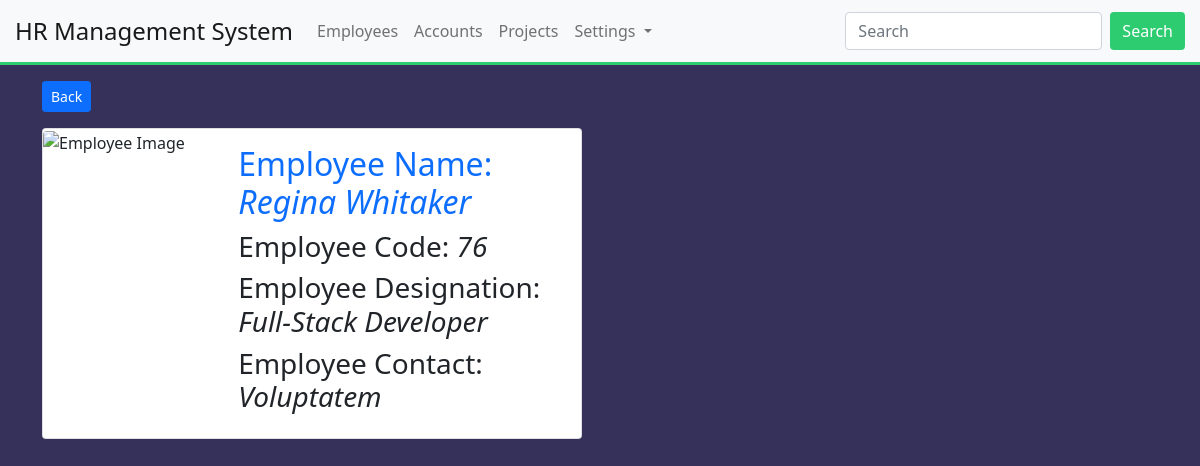
Page /employees/show/76/ (signed in) on the committed database.
### Employees/models.py (models this page shows, shortened)
class EmployeeDetail(models.Model):
    employee_code = models.PositiveIntegerField(primary_key=True, auto_created=True)
    employee_name = models.CharField(max_length=30)
    employee_designation = models.ForeignKey(EmployeeDesignation, on_delete=models.CASCADE)
    employee_contact = models.CharField(max_length=10)
    employee_image = models.FileField(upload_to="images/employeeImage", blank=True, null=True)
    is_active = models.BooleanField(default=True)
    class Meta:
        db_table = "employee_details"
        ordering = ["-employee_name"]

class EmployeeDesignation(models.Model):
    designation_name = models.CharField(max_length=100)
    def __str__(self):
        return self.designation_name
    class Meta:
        db_table = "designation_name"
        ordering = ["-designation_name"]

### Employees/views.py (the view)
# urls.py: path('show/<int:pk>/', views.employee_show, name='employee_show'),
@login_required(login_url='/login/')
def employee_show(request, pk):
    employee_obj= EmployeeDetail.objects.get(pk=pk)
    context={"data": employee_obj}
    return render(request, 'employees/employee_show.html', context)

### templates/employees/employee_show.html (shortened to what this page needs)
{% extends 'layouts/master.html' %}
{% block content %}
<div class="container">
    <a href="{% url 'employee_list' %}" class="btn btn-sm btn-primary mb-3 mt-3">Back</a>
    <div class="card mb-3" style="max-width: 540px;">
        <div class="row g-0">
            <div class="col-md-4">
                <img src="..." class="img-fluid rounded-start" alt="Employee Image">
            </div>
            <div class="col-md-8">
                <div class="card-body">
                    <h2 class="card-title text-primary">Employee Name: <i>{{ data.employee_name }}</i></h2>
                    <h3>Employee Code: <i>{{ data.employee_code }}</i></h3>
                    <h3>Employee Designation: <i>{{ data.employee_designation }}</i></h3>
                    <h3>Employee Contact: <i>{{ data.employee_contact }}</i></h3>
                </div>
            </div>
        </div>
    </div>
</div>
{% endblock %}

### static/css/master.css (style rules this page uses)
:root { --primary-color: #3498db; --secondary-color: #2ecc71; --text-color: #333; }
body { background-color: #35315a; }

### rows in the picture
EmployeeDetail: employee_name "Regina Whitaker", employee_code "76", employee_designation "Full-Stack Developer", employee_contact "Voluptatem"
